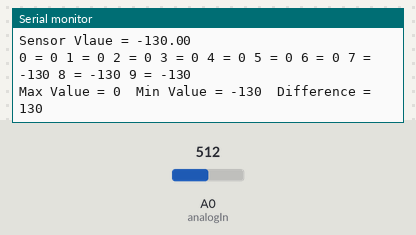
Recording of a sketch running on a simulated Arduino Uno, built with avr-gcc and run on an emulated ATmega328P. Shown: the last lines printed to the serial monitor. The test bench sets the inputs (shaded band); at power-on: A0 (analogIn) = 512.

Above: at 1.3 s.
1.4 s: A0 (analogIn) set to 716
At 1.83 s:
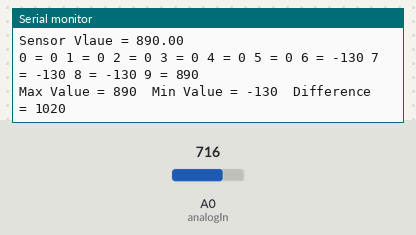
2.9 s: A0 (analogIn) set to 900
At 3.36 s:
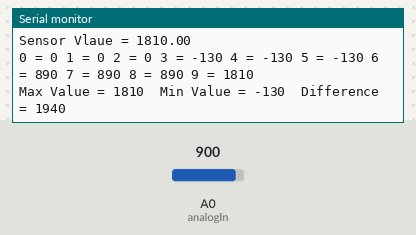
Timing chart, 0 to 5.9 s (numbered marks = the images above; inputs shaded):
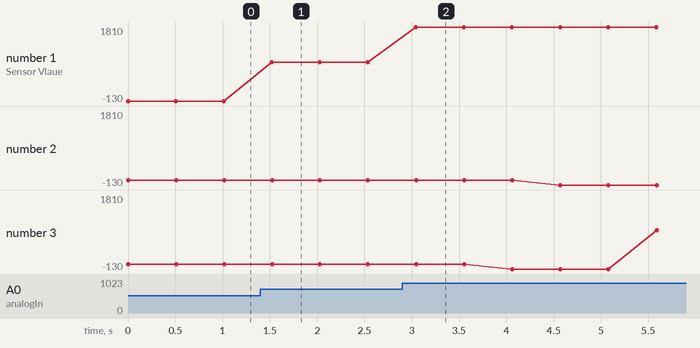

The sketch:

Current_reading_2.ino
```cpp
float meterReading = 0;
float adjustedValue = 0;
float gradient = 5.0;
float offset = 2690;

int lastvalues[10]= {0,0,0,0,0,0,0,0,0,0};
int tempnew = 0;
int templast = 0;

int maxVal = 0;
int minVal = 0;
int difference = 0;

const int analogIn = A0;

void setup(){
  Serial.begin(115200);
}

void loop(){
  //Start of kWpMeter Sensor reading Function

  meterReading = analogRead(analogIn);
  Serial.print("Sensor Vlaue = ");
  adjustedValue = meterReading*gradient - offset;

  for (byte i = 1; i <= 10; i = i + 1) {
    //a function to move values one down the array;
    tempnew = lastvalues[10-i];
    lastvalues[10-i] = templast;
    templast = tempnew;
  }
  lastvalues[9] = adjustedValue;

  Serial.println(adjustedValue);

  for (byte i = 0; i < 10; i = i + 1) {
    //takes the max and min values in the array
    maxVal = max(lastvalues[i],maxVal);
    minVal = min(lastvalues[i],minVal);

    //a function to print the array values;
    Serial.print(i);
    Serial.print(" = ");
    Serial.print(lastvalues[i]);
    Serial.print(" ");
  }
  Serial.println();
  Serial.print("Max Value = ");
  Serial.print(maxVal);
  Serial.print("  Min Value = ");
  Serial.print(minVal);
  difference = maxVal - minVal;
  Serial.print("  Difference = ");
  Serial.print(difference);


  //making maxVal and MinVal zero for the next loop
  maxVal = 0;
  minVal = 0;

  Serial.println();

  //take readings every two seconds
  delay(500);

  //End of kWpMeter Sensor reading Function
}
```

Measured:
- after the input at 1.4 s, the serial monitor: prints a new line after 0.12 s (image 1)
- after the input at 2.9 s, the serial monitor: prints a new line after 0.14 s (image 2)
- plotted number 1: -130 → 890 after the input at 1.4 s, 890 → 1810 after the input at 2.9 s
- plotted number 2: 0 → 1810 after the input at 2.9 s
- plotted number 3: 0 → 1810 after the input at 2.9 s
